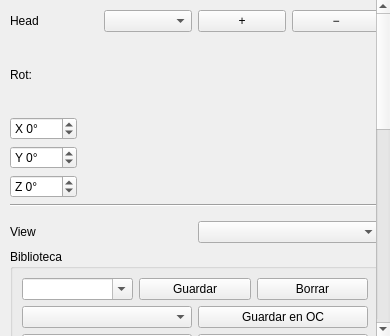
<?xml version='1.0' encoding='utf-8'?>
<ui version="4.0">
    <class>LoomisDockerForm</class>
    <widget class="QWidget" name="LoomisDockerForm">
        <property name="windowTitle">
            <string>Loomis Method Head Guide</string>
        </property>

        <layout class="QVBoxLayout" name="outerLayout"><property name="leftMargin"><number>0</number></property><property name="topMargin"><number>0</number></property><property name="rightMargin"><number>0</number></property><property name="bottomMargin"><number>0</number></property><item><widget class="QScrollArea" name="scrollArea"><property name="widgetResizable"><bool>true</bool></property><property name="frameShape"><enum>QFrame::NoFrame</enum></property><property name="horizontalScrollBarPolicy"><enum>Qt::ScrollBarAlwaysOff</enum></property><widget class="QWidget" name="scrollAreaWidgetContents"><layout class="QVBoxLayout" name="verticalLayout">
            <property name="sizeConstraint">
                <enum>QLayout::SetMinimumSize</enum>
            </property>
            <property name="leftMargin">
                <number>10</number>
            </property>
            <property name="topMargin">
                <number>10</number>
            </property>
            <property name="rightMargin">
                <number>10</number>
            </property>
            <property name="bottomMargin">
                <number>10</number>
            </property>

            
            <item><layout class="QHBoxLayout" name="guideRow"><item><widget class="QLabel" name="labelGuide"><property name="text"><string>Head</string></property></widget></item><item><widget class="QComboBox" name="guideCombo" /></item><item><widget class="QPushButton" name="guideNewButton"><property name="text"><string>+</string></property><property name="toolTip"><string>New head</string></property></widget></item><item><widget class="QPushButton" name="guideDeleteButton"><property name="text"><string>−</string></property><property name="toolTip"><string>Delete head</string></property></widget></item></layout></item><item><layout class="QHBoxLayout" name="previewRow"><item><layout class="QVBoxLayout" name="axisColumn"><item><widget class="QLabel" name="labelRot"><property name="text"><string>Rot:</string></property></widget></item><item><widget class="QSpinBox" name="rotXSpin"><property name="minimum"><number>-180</number></property><property name="maximum"><number>180</number></property><property name="singleStep"><number>1</number></property><property name="value"><number>0</number></property><property name="prefix"><string>X </string></property><property name="suffix"><string>°</string></property></widget></item><item><widget class="QSpinBox" name="rotYSpin"><property name="minimum"><number>-180</number></property><property name="maximum"><number>180</number></property><property name="singleStep"><number>1</number></property><property name="value"><number>0</number></property><property name="prefix"><string>Y </string></property><property name="suffix"><string>°</string></property></widget></item><item><widget class="QSpinBox" name="rotZSpin"><property name="minimum"><number>-180</number></property><property name="maximum"><number>180</number></property><property name="singleStep"><number>1</number></property><property name="value"><number>0</number></property><property name="prefix"><string>Z </string></property><property name="suffix"><string>°</string></property></widget></item></layout></item><item><widget class="QWidget" name="trackballHost" native="true">
                    <property name="sizePolicy">
                        <sizepolicy hsizetype="Expanding" vsizetype="Expanding">
                            <horstretch>0</horstretch>
                            <verstretch>1</verstretch>
                        </sizepolicy>
                    </property>
                    <property name="minimumSize">
                        <size>
                            <width>160</width>
                            <height>160</height>
                        </size>
                    </property>
                </widget>
            </item></layout></item><item>
                <widget class="QFrame" name="separatorTop">
                    <property name="frameShape">
                        <enum>QFrame::HLine</enum>
                    </property>
                    <property name="frameShadow">
                        <enum>QFrame::Sunken</enum>
                    </property>
                </widget>
            </item>

            
            <item>
                <spacer name="spacerBelowTrackball">
                    <property name="orientation">
                        <enum>Qt::Vertical</enum>
                    </property>
                    <property name="sizeType">
                        <enum>QSizePolicy::Fixed</enum>
                    </property>
                    <property name="sizeHint" stdset="0">
                        <size>
                            <width>20</width>
                            <height>8</height>
                        </size>
                    </property>
                </spacer>
            </item>

            
            <item><layout class="QHBoxLayout" name="viewRow"><item><widget class="QLabel" name="labelView"><property name="text"><string>View</string></property></widget></item><item><widget class="QComboBox" name="viewCombo" /></item></layout></item><item>
                <widget class="QGroupBox" name="presetGroup">
                    <property name="title">
                        <string>Biblioteca</string>
                    </property>
                    <layout class="QVBoxLayout" name="presetLayout">
                        <item>
                            <layout class="QHBoxLayout" name="presetRow">
                                <item>
                                    <widget class="QComboBox" name="presetCombo">
                                        <property name="editable">
                                            <bool>true</bool>
                                        </property>
                                        <property name="insertPolicy">
                                            <enum>QComboBox::NoInsert</enum>
                                        </property>
                                    </widget>
                                </item>
                                <item>
                                    <widget class="QPushButton" name="presetSaveButton">
                                        <property name="text">
                                            <string>Guardar</string>
                                        </property>
                                    </widget>
                                </item>
                                <item>
                                    <widget class="QPushButton" name="presetDeleteButton">
                                        <property name="text">
                                            <string>Borrar</string>
                                        </property>
                                    </widget>
                                </item>
                            </layout>
                        </item>
                        <item>
                            <layout class="QHBoxLayout" name="ocRow">
                                <item>
                                    <widget class="QComboBox" name="ocCombo" />
                                </item>
                                <item>
                                    <widget class="QPushButton" name="ocSaveButton">
                                        <property name="text">
                                            <string>Guardar en OC</string>
                                        </property>
                                    </widget>
                                </item>
                            </layout>
                        </item>
                        <item><layout class="QHBoxLayout" name="fileRow"><item><widget class="QPushButton" name="headLoadButton"><property name="text"><string>Load head...</string></property></widget></item><item><widget class="QPushButton" name="headSaveButton"><property name="text"><string>Export head...</string></property></widget></item></layout></item><item>
                            <widget class="QLabel" name="presetStatus">
                                <property name="text">
                                    <string>Sin presets</string>
                                </property>
                                <property name="wordWrap">
                                    <bool>true</bool>
                                </property>
                            </widget>
                        </item>
                    </layout>
                </widget>
            </item>

            
            <item>
                <layout class="QFormLayout" name="formLayout">
                    <property name="fieldGrowthPolicy">
                        <enum>QFormLayout::AllNonFixedFieldsGrow</enum>
                    </property>
                    <property name="labelAlignment">
                        <set>Qt::AlignLeading|Qt::AlignLeft|Qt::AlignVCenter</set>
                    </property>
                    <property name="rowWrapPolicy">
                        <enum>QFormLayout::DontWrapRows</enum>
                    </property>
                    <property name="labelAlignment">
                        <set>Qt::AlignRight|Qt::AlignVCenter</set>
                    </property>
                    <property name="formAlignment">
                        <set>Qt::AlignLeft|Qt::AlignTop</set>
                    </property>
                    <property name="horizontalSpacing">
                        <number>12</number>
                    </property>
                    <property name="verticalSpacing">
                        <number>8</number>
                    </property>

                    
                    <item row="0" column="0">
                        <widget class="QLabel" name="labelScale">
                            <property name="text">
                                <string>&amp;Scale:</string>
                            </property>
                            <property name="alignment">
                                <set>Qt::AlignRight|Qt::AlignVCenter</set>
                            </property>
                            <property name="buddy">
                                <cstring>sizeSlider</cstring>
                            </property>
                        </widget>
                    </item>
                    <item row="0" column="1">
                        <widget class="QSlider" name="sizeSlider">
                            <property name="sizePolicy">
                                <sizepolicy hsizetype="MinimumExpanding" vsizetype="Fixed">
                                    <horstretch>0</horstretch>
                                    <verstretch>0</verstretch>
                                </sizepolicy>
                            </property>
                            <property name="orientation">
                                <enum>Qt::Horizontal</enum>
                            </property>
                            <property name="minimum">
                                <number>10</number>
                            </property>
                            <property name="maximum">
                                <number>200</number>
                            </property>
                            <property name="value">
                                <number>40</number>
                            </property>
                            <property name="singleStep">
                                <number>1</number>
                            </property>
                            <property name="pageStep">
                                <number>5</number>
                            </property>
                        </widget>
                    </item>

                    
                    <item row="1" column="0">
                        <widget class="QLabel" name="labelSideCut">
                            <property name="text">
                                <string>Side cut:</string>
                            </property>
                            <property name="alignment">
                                <set>Qt::AlignRight|Qt::AlignVCenter</set>
                            </property>
                            <property name="buddy">
                                <cstring>sideCutSlider</cstring>
                            </property>
                        </widget>
                    </item>
                    <item row="1" column="1">
                        <widget class="QSlider" name="sideCutSlider">
                            <property name="sizePolicy">
                                <sizepolicy hsizetype="MinimumExpanding" vsizetype="Fixed">
                                    <horstretch>0</horstretch>
                                    <verstretch>0</verstretch>
                                </sizepolicy>
                            </property>
                            <property name="orientation">
                                <enum>Qt::Horizontal</enum>
                            </property>
                            <property name="minimum">
                                <number>5</number>
                            </property>
                            <property name="maximum">
                                <number>95</number>
                            </property>
                            <property name="value">
                                <number>66</number>
                            </property>
                            <property name="singleStep">
                                <number>1</number>
                            </property>
                            <property name="pageStep">
                                <number>5</number>
                            </property>
                        </widget>
                    </item>

                    
                    <item row="2" column="0">
                        <widget class="QLabel" name="labelFrontStroke">
                            <property name="text">
                                <string>Front stroke:</string>
                            </property>
                            <property name="alignment">
                                <set>Qt::AlignRight|Qt::AlignVCenter</set>
                            </property>
                            <property name="buddy">
                                <cstring>frontStrokeSlider</cstring>
                            </property>
                        </widget>
                    </item>
                    <item row="2" column="1">
                        <widget class="QSlider" name="frontStrokeSlider">
                            <property name="sizePolicy">
                                <sizepolicy hsizetype="MinimumExpanding" vsizetype="Fixed">
                                    <horstretch>0</horstretch>
                                    <verstretch>0</verstretch>
                                </sizepolicy>
                            </property>
                            <property name="orientation">
                                <enum>Qt::Horizontal</enum>
                            </property>
                            <property name="minimum">
                                <number>1</number>
                            </property>
                            <property name="maximum">
                                <number>12</number>
                            </property>
                            <property name="value">
                                <number>6</number>
                            </property>
                            <property name="singleStep">
                                <number>1</number>
                            </property>
                            <property name="pageStep">
                                <number>1</number>
                            </property>
                        </widget>
                    </item>

                    
                    <item row="3" column="0">
                        <widget class="QLabel" name="labelBackStroke">
                            <property name="text">
                                <string>Back stroke:</string>
                            </property>
                            <property name="alignment">
                                <set>Qt::AlignRight|Qt::AlignVCenter</set>
                            </property>
                            <property name="buddy">
                                <cstring>backStrokeSlider</cstring>
                            </property>
                        </widget>
                    </item>
                    <item row="3" column="1">
                        <widget class="QSlider" name="backStrokeSlider">
                            <property name="sizePolicy">
                                <sizepolicy hsizetype="MinimumExpanding" vsizetype="Fixed">
                                    <horstretch>0</horstretch>
                                    <verstretch>0</verstretch>
                                </sizepolicy>
                            </property>
                            <property name="orientation">
                                <enum>Qt::Horizontal</enum>
                            </property>
                            <property name="minimum">
                                <number>0</number>
                            </property>
                            <property name="maximum">
                                <number>12</number>
                            </property>
                            <property name="value">
                                <number>5</number>
                            </property>
                            <property name="singleStep">
                                <number>1</number>
                            </property>
                            <property name="pageStep">
                                <number>1</number>
                            </property>
                        </widget>
                    </item>
                    
                    <item row="4" column="0">
                        <widget class="QLabel" name="labelFaceAge">
                            <property name="text"><string>Face length:</string></property>
                            <property name="alignment"><set>Qt::AlignRight|Qt::AlignVCenter</set></property>
                            <property name="buddy"><cstring>faceAgeSlider</cstring></property>
                        </widget>
                    </item>
                    <item row="4" column="1">
                        <widget class="QSlider" name="faceAgeSlider">
                            <property name="orientation"><enum>Qt::Horizontal</enum></property>
                            <property name="minimum"><number>0</number></property>
                            <property name="maximum"><number>100</number></property>
                            <property name="value"><number>75</number></property>
                            <property name="singleStep"><number>1</number></property>
                            <property name="pageStep"><number>5</number></property>
                            <property name="toolTip"><string>Child at 0, adult at 100. Only the added face guides change.</string></property>
                        </widget>
                    </item>
                    <item row="5" column="0">
                        <widget class="QLabel" name="labelChinWidth">
                            <property name="text"><string>Face width:</string></property>
                            <property name="alignment"><set>Qt::AlignRight|Qt::AlignVCenter</set></property>
                            <property name="buddy"><cstring>chinWidthSlider</cstring></property>
                        </widget>
                    </item>
                    <item row="5" column="1">
                        <widget class="QSlider" name="chinWidthSlider">
                            <property name="orientation"><enum>Qt::Horizontal</enum></property>
                            <property name="minimum"><number>50</number></property>
                            <property name="maximum"><number>150</number></property>
                            <property name="value"><number>100</number></property>
                            <property name="singleStep"><number>1</number></property>
                            <property name="pageStep"><number>5</number></property>
                            <property name="toolTip"><string>Narrow at 50, original width at 100, wider at 150.</string></property>
                        </widget>
                    </item>

                    
                    <item row="6" column="0">
                        <widget class="QLabel" name="labelPositionX">
                            <property name="text"><string>Position X:</string></property>
                            <property name="alignment"><set>Qt::AlignRight|Qt::AlignVCenter</set></property>
                            <property name="buddy"><cstring>positionXSpinBox</cstring></property>
                        </widget>
                    </item>
                    <item row="6" column="1">
                        <widget class="QSpinBox" name="positionXSpinBox">
                            <property name="minimum"><number>-100000</number></property>
                            <property name="maximum"><number>100000</number></property>
                            <property name="value"><number>0</number></property>
                            <property name="singleStep"><number>1</number></property>
                            <property name="suffix"><string> px</string></property>
                            <property name="toolTip"><string>Horizontal position in document pixels. Use the arrows for precise adjustments.</string></property>
                        </widget>
                    </item>
                    <item row="7" column="0">
                        <widget class="QLabel" name="labelPositionY">
                            <property name="text"><string>Position Y:</string></property>
                            <property name="alignment"><set>Qt::AlignRight|Qt::AlignVCenter</set></property>
                            <property name="buddy"><cstring>positionYSpinBox</cstring></property>
                        </widget>
                    </item>
                    <item row="7" column="1">
                        <widget class="QSpinBox" name="positionYSpinBox">
                            <property name="minimum"><number>-100000</number></property>
                            <property name="maximum"><number>100000</number></property>
                            <property name="value"><number>0</number></property>
                            <property name="singleStep"><number>1</number></property>
                            <property name="suffix"><string> px</string></property>
                            <property name="toolTip"><string>Vertical position in document pixels. Use the arrows for precise adjustments.</string></property>
                        </widget>
                    </item>

                    
                    <item row="8" column="0">
                        <widget class="QLabel" name="labelStrokeColor">
                            <property name="text">
                                <string>Stroke color:</string>
                            </property>
                            <property name="alignment">
                                <set>Qt::AlignRight|Qt::AlignTrailing|Qt::AlignVCenter</set>
                            </property>
                        </widget>
                    </item>
                    <item row="8" column="1">
                        <layout class="QHBoxLayout" name="strokeColorLayout">
                            <property name="spacing">
                                <number>6</number>
                            </property>
                            <item>
                                <widget class="QFrame" name="strokeColorSwatch">
                                    <property name="minimumSize">
                                        <size>
                                            <width>28</width>
                                            <height>18</height>
                                        </size>
                                    </property>
                                    <property name="styleSheet">
                                        <string notr="true">background-color: #6A54E7; border: 1px
                                            solid #666;</string>
                                    </property>
                                    <property name="frameShape">
                                        <enum>QFrame::Panel</enum>
                                    </property>
                                    <property name="frameShadow">
                                        <enum>QFrame::Sunken</enum>
                                    </property>
                                </widget>
                            </item>
                            <item>
                                <widget class="QPushButton" name="strokeColorButton">
                                    <property name="text">
                                        <string>Choose…</string>
                                    </property>
                                </widget>
                            </item>
                            <item>
                                <spacer name="strokeColorStretch">
                                    <property name="orientation">
                                        <enum>Qt::Horizontal</enum>
                                    </property>
                                    <property name="sizeType">
                                        <enum>QSizePolicy::Expanding</enum>
                                    </property>
                                </spacer>
                            </item>
                        </layout>
                    </item>

                </layout>

            </item>

            
            <item>
                <widget class="QGroupBox" name="groupGuides">
                    <property name="title">
                        <string>Guides</string>
                    </property>
                    <property name="sizePolicy">
                        <sizepolicy hsizetype="MinimumExpanding" vsizetype="Fixed">
                            <horstretch>0</horstretch>
                            <verstretch>0</verstretch>
                        </sizepolicy>
                    </property>
                    <layout class="QVBoxLayout" name="guidesLayout">
                        <property name="leftMargin">
                            <number>8</number>
                        </property>
                        <property name="topMargin">
                            <number>6</number>
                        </property>
                        <property name="rightMargin">
                            <number>8</number>
                        </property>
                        <property name="bottomMargin">
                            <number>6</number>
                        </property>
                        <property name="spacing">
                            <number>4</number>
                        </property>
                        <item>
                            <widget class="QCheckBox" name="showFace">
                                <property name="text">
                                    <string>Show Face</string>
                                </property>
                                <property name="checked">
                                    <bool>true</bool>
                                </property>
                            </widget>
                        </item>
                        <item>
                            <widget class="QCheckBox" name="showSilhouette">
                                <property name="text">
                                    <string>Show Silhouette</string>
                                </property>
                                <property name="checked">
                                    <bool>true</bool>
                                </property>
                            </widget>
                        </item>
                        <item>
                            <widget class="QCheckBox" name="showSideRims">
                                <property name="text">
                                    <string>Show Side Rims</string>
                                </property>
                                <property name="checked">
                                    <bool>true</bool>
                                </property>
                            </widget>
                        </item>
                        <item>
                            <widget class="QCheckBox" name="showSideCross">
                                <property name="text">
                                    <string>Show Side Cross</string>
                                </property>
                                <property name="checked">
                                    <bool>true</bool>
                                </property>
                            </widget>
                        </item>
                        <item>
                            <widget class="QCheckBox" name="showArrow">
                                <property name="text">
                                    <string>Show Arrow</string>
                                </property>
                                <property name="checked">
                                    <bool>true</bool>
                                </property>
                            </widget>
                        </item>
                    <item><widget class="QCheckBox" name="zoneColors"><property name="text"><string>Zone colors</string></property><property name="toolTip"><string>Cranium violet, jaw orange, cheek cyan, features yellow, side guides grey.</string></property></widget></item></layout>
                </widget>
            </item>

            <item>
                <widget class="QPushButton" name="featuresButton">
                    <property name="text">
                        <string>Rasgos y caricatura...</string>
                    </property>
                </widget>
            </item>

            
            <item>
                <layout class="QHBoxLayout" name="rowActions">
                    <property name="leftMargin">
                        <number>0</number>
                    </property>
                    <property name="rightMargin">
                        <number>0</number>
                    </property>
                    <item>
                        <layout class="QHBoxLayout" name="actions">
                            <property name="spacing">
                                <number>6</number>
                            </property>
                            <item>
                                <widget class="QPushButton" name="resetButton">
                                    <property name="text">
                                        <string>Reset Rotation</string>
                                    </property>
                                </widget>
                            </item>
                            <item>
                                <widget class="QPushButton" name="resetPositionButton">
                                    <property name="text">
                                        <string>Reset Position</string>
                                    </property>
                                </widget>
                            </item>
                            <item>
                                <widget class="QPushButton" name="resetSettingsButton">
                                    <property name="text">
                                        <string>Reset Settings</string>
                                    </property>
                                </widget>
                            </item>
                            <item>
                                <widget class="QPushButton" name="saveButton">
                                    <property name="text">
                                        <string>Aplicar al lienzo</string>
                                    </property>
                                </widget>
                            </item>
                        </layout>
                    </item>
                </layout>
            </item>

            
            <item>
                <widget class="QLabel" name="creditLabel">
                    <property name="text">
                        <string>Based on the Loomis Head Generator by lm0ss. Modified by Nedeljko Umjetnik.</string>
                    </property>
                    <property name="wordWrap">
                        <bool>true</bool>
                    </property>
                    <property name="alignment">
                        <set>Qt::AlignLeft|Qt::AlignVCenter</set>
                    </property>
                </widget>
            </item>

        </layout>
    </widget></widget></item></layout></widget>
    <resources />
    <connections />
</ui>
